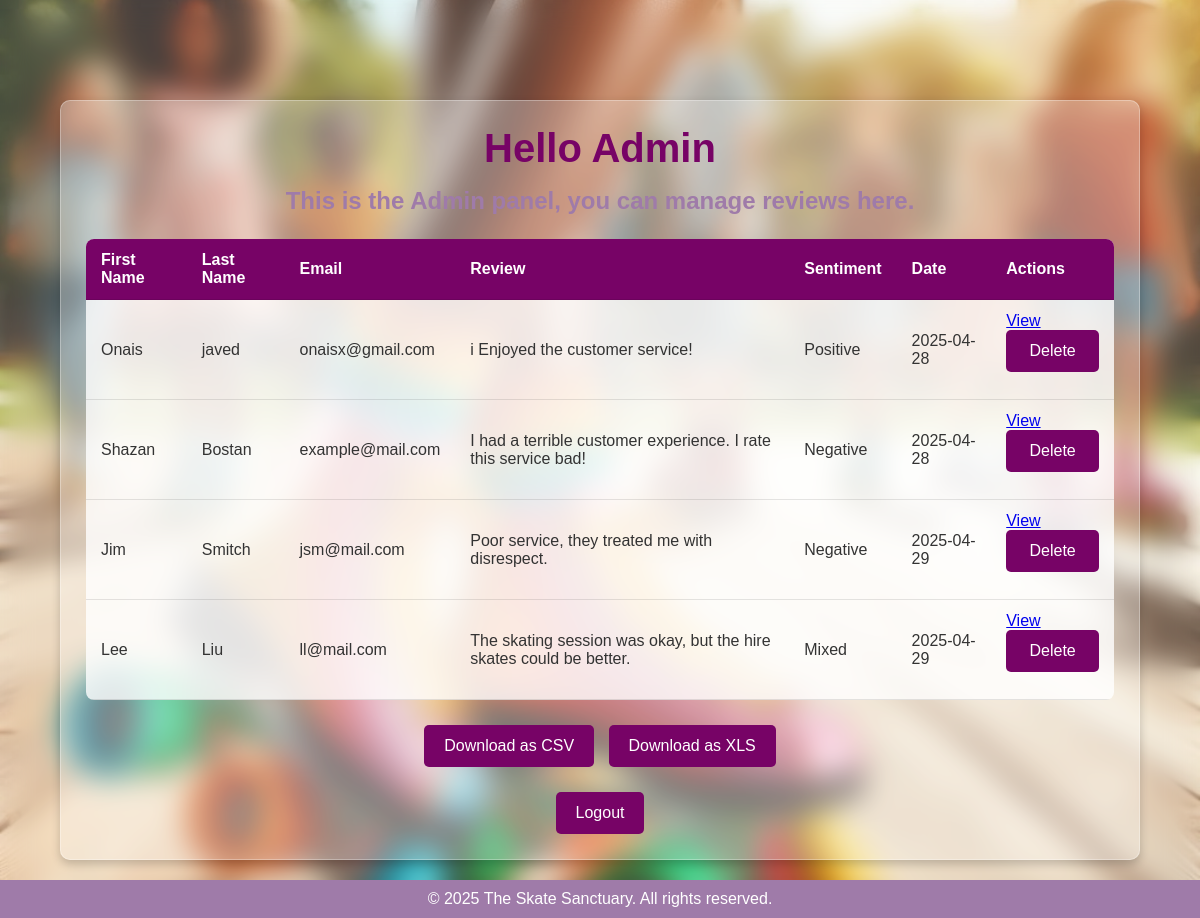
Page /admin (signed in) on the committed database.
### app.py (models this page shows, shortened)
class Review(db.Model):
    id = db.Column(db.Integer, primary_key=True)
    firstName = db.Column(db.String(80), nullable=False)
    lastName = db.Column(db.String(80), nullable=False)
    email = db.Column(db.String(120), nullable=False)
    review = db.Column(db.Text, nullable=False)
    likes = db.Column(db.Integer, default=0)
    dislikes = db.Column(db.Integer, default=0)
    user_id = db.Column(db.Integer, db.ForeignKey('regular_user.id'), nullable=False)
    sentiment = db.Column(db.String(20), nullable=True)
    created_at = db.Column(db.DateTime, default=datetime.utcnow)
    updated_at = db.Column(db.DateTime, default=datetime.utcnow, onupdate=datetime.utcnow)

### app.py (the view)
@app.route("/admin")
@login_required
def admin():
    if not isinstance(current_user, Admin):
        flash("You do not have permission to access this page.", "danger")
        return redirect(url_for('newswire'))
    reviews = Review.query.all()
    delete_form = DeleteReviewForm()
    return render_template("admin.html", reviews=reviews, delete_form=delete_form)

### app.py
class DeleteReviewForm(FlaskForm):
    submit = SubmitField('Delete')

### app.py (called while the page is built)
@login_manager.user_loader
def load_user(user_id):
    user_type = session.get('user_type')
    print(f"Loading user with ID: {user_id}, Type: {user_type}")
    if user_type == 'admin':
        return Admin.query.get(int(user_id))
    return RegularUser.query.get(int(user_id))

### templates/admin.html (shortened to what this page needs)
<!DOCTYPE html>
<html lang="en">
<head>
    <link rel="stylesheet" href="{{ url_for('static', filename='style.css') }}">
</head>
<body>
    <div class="background-overlay"></div>
    <div class="admin-table-container">
        <h1>Hello Admin</h1>
        <h2>This is the Admin panel, you can manage reviews here.</h2>
        {% if reviews %}
            <table class="reviews-table">
                <thead>
                    <tr>
                        <th>First Name</th>
                        <th>Last Name</th>
                        <th>Email</th>
                        <th>Review</th>
                        <th>Sentiment</th>
                        <th>Date</th>
                        <th>Actions</th>
                    </tr>
                </thead>
                <tbody>
                    {% for review in reviews %}
                        <tr>
                            <td>{{ review.firstName }}</td>
                            <td>{{ review.lastName }}</td>
                            <td>{{ review.email }}</td>
                            <td>{{ review.review }}</td>
                            <td>{{ review.sentiment or 'N/A' }}</td>
                            <td>
                                {% if review.created_at %}
                                    {{ review.created_at.strftime('%Y-%m-%d') }}
                                {% else %}
                                    Unknown
                                {% endif %}
                            </td>
                            <td>
                                <a href="{{ url_for('review_details', review_id=review.id) }}">View</a>
                                <form action="{{ url_for('delete_review', review_id=review.id) }}" method="POST" style="display:inline;">
                                    {{ delete_form.submit(class="delete-btn", onclick="return confirm('Confirm to delete review')") }}
                                </form>
                            </td>
                        </tr>
                    {% endfor %}
                </tbody>
            </table>
        {% else %}
            <p>No reviews yet!</p>
        {% endif %}
        <div class="download-options">
            <a href="{{ url_for('download_csv') }}" class="download-link">Download as CSV</a>
            <a href="{{ url_for('download_xls') }}" class="download-link">Download as XLS</a>
        </div>
        <a href="{{ url_for('logout') }}" class="logout-btn">Logout</a>
    </div>
    <footer>
        <p>&copy; 2025 The Skate Sanctuary. All rights reserved.</p>
    </footer>
</body>
</html>

### static/style.css (style rules this page uses)
* { margin: 0; padding: 0; box-sizing: border-box; }
body { font-family: Arial, sans-serif; background: url("/static/rollerskates.jpg") no-repeat center center fixed; background-size: cover; min-height: 100vh; padding-top: 80px; text-align: center; color: #333; position: relative; display: flex; flex-direction: column; }
.background-overlay { position: fixed; top: 0; left: 0; width: 100%; height: 100%; background: rgba(255, 255, 255, 0.1); backdrop-filter: blur(15px); -webkit-backdrop-filter: blur(15px); z-index: -1; }
h1 { font-size: 2.5rem; margin-bottom: 1rem; color: #770366; }
h2 { font-size: 1.5rem; margin-bottom: 1.5rem; color: #9F7BA9; }
form { display: flex; flex-direction: column; gap: 10px; }
input, textarea { width: 100%; padding: 12px; margin-bottom: 15px; border: 1px solid #ccc; border-radius: 5px; font-size: 16px; background: rgba(255, 255, 255, 0.6); transition: border-color 0.3s ease; }
input[type="submit"], button[type="submit"] { background-color: #770366; color: white; border: none; padding: 12px; font-size: 16px; cursor: pointer; border-radius: 5px; transition: background-color 0.3s ease; }
.delete-btn { background-color: #f89beb; color: white; border: none; padding: 8px 12px; font-size: 14px; cursor: pointer; border-radius: 5px; transition: background-color 0.3s ease; }
.admin-table-container { width: 90%; max-width: 1200px; padding: 25px; background: rgba(255, 255, 255, 0.3); box-shadow: 0px 4px 10px rgba(0, 0, 0, 0.2); border-radius: 10px; border: 1px solid rgba(255, 255, 255, 0.3); position: relative; z-index: 1; margin: 20px auto; overflow-x: auto; }
.reviews-table { width: 100%; border-collapse: collapse; background: rgba(255, 255, 255, 0.8); border-radius: 8px; overflow: hidden; }
.reviews-table th, .reviews-table td { padding: 12px 15px; text-align: left; border-bottom: 1px solid rgba(0, 0, 0, 0.1); }
.reviews-table th { background-color: #770366; color: white; font-weight: bold; }
.download-options { margin-top: 20px; text-align: center; }
.download-link, .btn { background-color: #770366; color: white; padding: 12px 20px; text-decoration: none; font-size: 16px; border-radius: 5px; margin: 5px; display: inline-block; transition: background-color 0.3s ease; }
.logout-btn { display: inline-block; margin-top: 20px; background-color: #770366; color: white; padding: 12px 20px; text-decoration: none; font-size: 16px; border-radius: 5px; transition: background-color 0.3s ease; }
footer { width: 100%; text-align: center; padding: 10px; background-color: #9F7BA9; color: white; margin-top: auto; }

### rows in the picture
Review: firstName "Onais", lastName "javed", email "onaisx@gmail.com", review "i Enjoyed the customer service!", sentiment "Positive", created_at "2025-04-28"
Review: firstName "Shazan", lastName "Bostan", email "example@mail.com", review "I had a terrible customer experience. I rate this service bad!", sentiment "Negative", created_at "2025-04-28"
Review: firstName "Jim", lastName "Smitch", email "jsm@mail.com", review "Poor service, they treated me with disrespect.", sentiment "Negative", created_at "2025-04-29"
Review: firstName "Lee", lastName "Liu", email "ll@mail.com", review "The skating session was okay, but the hire skates could be better.", sentiment "Mixed", created_at "2025-04-29"
